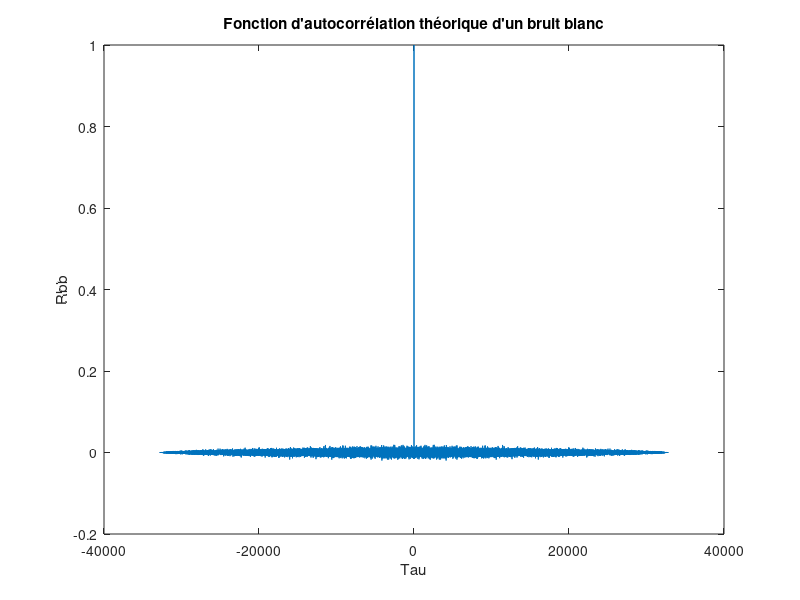
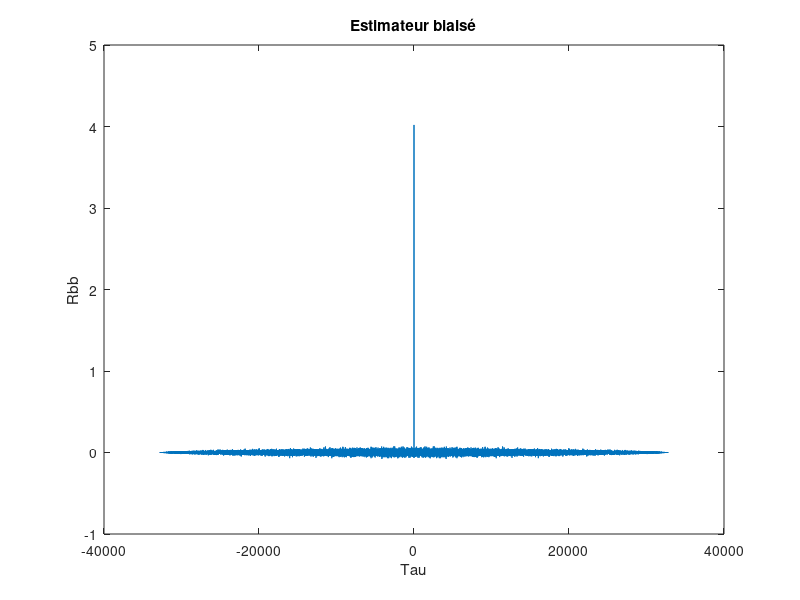
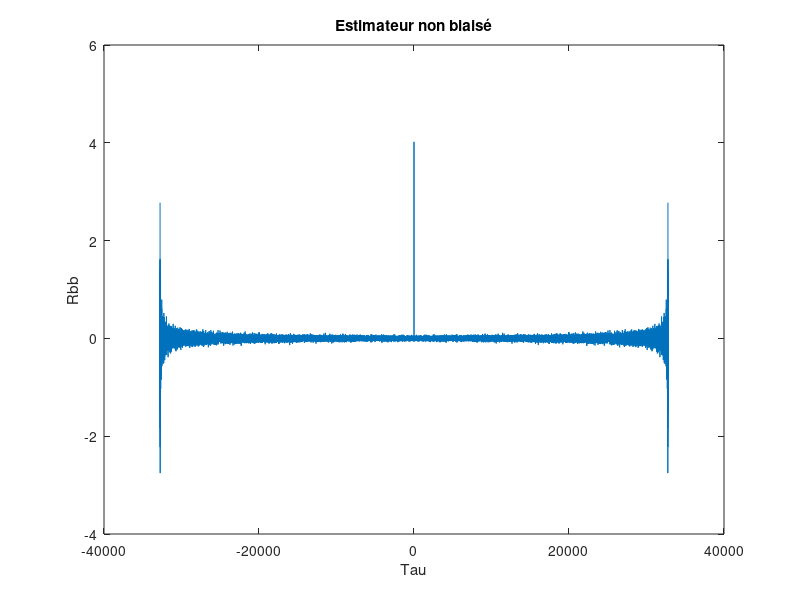
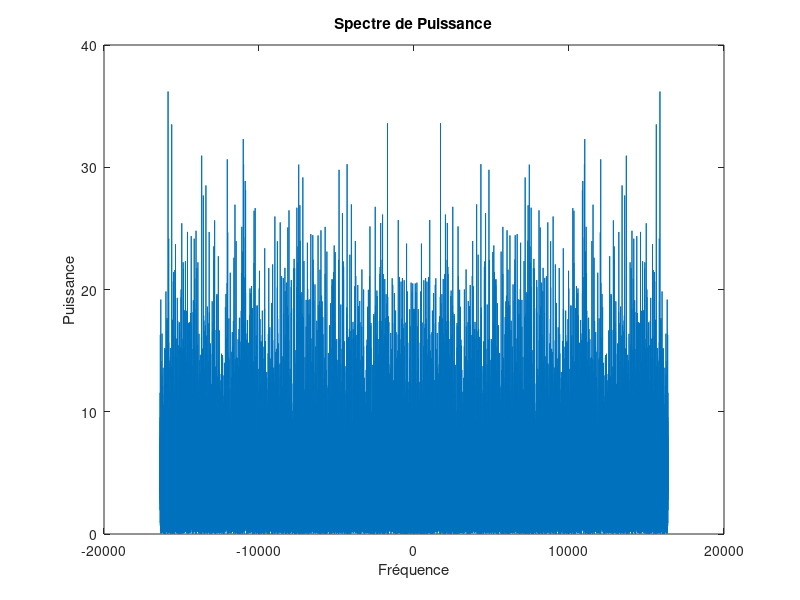

The MATLAB script that drew these images, in order:
clear all ; clc ; close all ;

%% Préliminaire 1

% Question 1

% Génération d'un bruit blanc de moyenne nulle et de variance sigma carré

N = 2^15; % Nombre de points
sigma = 2; % Variance
mu = 0; % Moyenne

b = mu + randn(1,N)*sigma; % Génération du signal bruité

% Fonction d'autocorrélation théorique du signal bruité :
% Rbb(tau) = sigma^2 * delta(tau)

[Rbb_theorique, LAGS] = xcorr(b,'coeff'); % Fonction d'autocorrélation théorique du signal bruité

figure(1);
plot(LAGS, Rbb_theorique); % Représentation graphique de la fonction d'autocorrélation
title("Fonction d'autocorrélation théorique d'un bruit blanc");
xlabel('Tau');
ylabel('Rbb');


[Estimateur_biase, LAGS] = xcorr(b, 'biased'); % Estimateur biaisé de la fonction d'autocorrélation théorique du signal bruité

figure(2);
plot(LAGS, Estimateur_biase); % Représentation graphique de l'estimateur biaisé de la fonction d'autocorrélation
title("Estimateur biaisé");
xlabel('Tau');
ylabel('Rbb');


[Estimateur_non_biase, LAGS] = xcorr(b, 'unbiased'); % Estimateur non biaisé de la fonction d'autocorrélation théorique du signal bruité

figure(3);
plot(LAGS, Estimateur_non_biase); % Représentation graphique de l'estimateur non biaisé de la fonction d'autocorrélation
title("Estimateur non biaisé");
xlabel('Tau');
ylabel('Rbb');

% Spectre de puissance
SP = abs(fftshift(fft(b))).^2/N;

figure(4);
plot(-N/2:N/2-1, SP); % Représentation graphique du spectre de puissance
title('Spectre de Puissance');
xlabel('Fréquence');
ylabel('Puissance');

% Densité spectral de puissance
DSP = fftshift(fft(Rbb_theorique));

figure(5);
plot(-N+1:N-1, DSP); % Représentation graphique de la densité spectral de puissance
title('Densité spectral de Puissance');
xlabel('Fréquence');
ylabel('Densité de puissance');

% Question 2

% Periodogramme de Welch, Bartlett et Daniell

Nfft = 2^8; % Nombre de point de la fenêtre
window_welch = hamming(Nfft); % Choix de la fenêtre de Welch
window_bartlett = bartlett(Nfft); % Choix de la fenêtre de Bartlett
k = N/Nfft; % Nombre de fenêtre dans le signal  

pwelch = zeros(Nfft, 1); % Vecteur du Peridogramme de Welch 
pbartlett = zeros(Nfft, 1); % Vecteur du Peridogramme de Bartlett
pdaniell = zeros(N, 1); % Vecteur du Peridogramme de Daniell
pbruit = abs(fftshift(fft(b).^2)); % Periodogramme sur l'ensemble du bruit
index = 1; % Début de la fenêtre 

% Periodogramme de Bartlett et Periodogramme de Welch

for i = 1:k % Pour chaque fenêtre 
    xwindow = window_welch.*b(1,index:index+Nfft-1)'; % Fenêtrage du signal par la fenêtre de Welch
    ywindow = window_bartlett.*b(1,index:index+Nfft-1)'; % Fenêtrage du signal par la fenêtre de Bartlett
    
	index = index + Nfft; % Changement d'index pour la prochaine fenêtre
    
    pwelch = pwelch + abs(fftshift(fft(xwindow, Nfft).^2)); % Ajout au vecteur du periodogramme de Welch
    pbartlett = pbartlett + abs(fftshift(fft(ywindow, Nfft).^2));% Ajout au vecteur du periodogramme de Bartlett
end

% Periodogramme de Daniell 

for j = 1:N - Nfft % Pour chaque point du periodogramme
    pdaniell(j) = sum(pbruit(j:j+Nfft))/(Nfft); % Remplacement par la moyenne des echantillons suivants (Méthode de Daniell) 
end

for j = N-Nfft+1:N
    pdaniell(j) = sum(pbruit(j-Nfft:j))/(Nfft); % Remplacement par la moyenne des echantillons précédents (Méthode de Daniell)
end 

pwelch = pwelch./(k*norm(window_welch)^2); % Normalisation
figure(6);
plot(-Nfft/2:Nfft/2-1,pwelch); % Représentation graphique du periodogramme de Welch
title('Représentation graphique du periodogramme de Welch');
xlabel('Fréquence');
ylabel('Puissance Spectrale');

pbartlett = pbartlett./(k*norm(window_bartlett)^2); % Normalisation
figure(7);
plot(-Nfft/2:Nfft/2-1,pbartlett); % Représentation graphique du periodogramme de Bartlett
title('Représentation graphique du periodogramme de Bartlett');
xlabel('Fréquence');
ylabel('Puissance Spectrale');

pdaniell = pdaniell./N; % Normalisation
figure(8);
plot(-N/2:N/2-1,pdaniell); % Représentation graphique du periodogramme de Daniell
title('Représentation graphique du periodogramme de Daniell');
xlabel('Fréquence');
ylabel('Puissance Spectrale');



